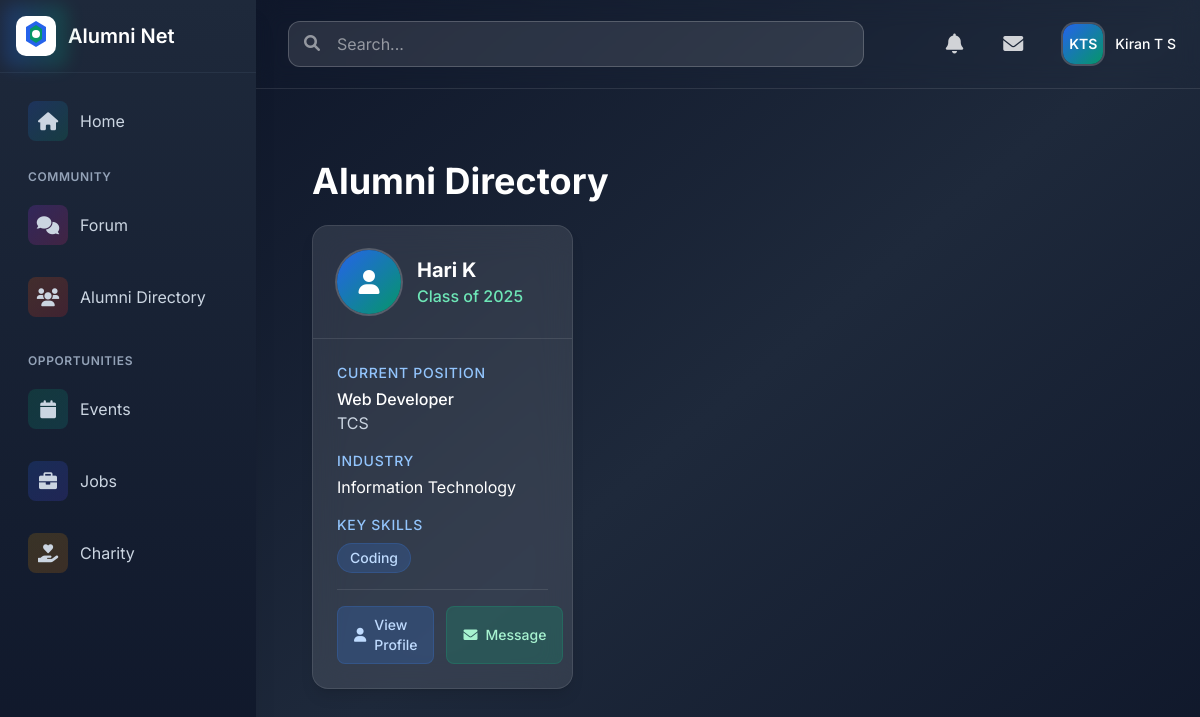
Page /users/alumni-directory/ (signed in) on the committed database.
### users/models.py (models this page shows, shortened)
class User(AbstractUser):
    USER_TYPES = (
        ('admin', 'Admin'),
        ('alumni', 'Alumni'),
        ('student', 'Student'),
    )
    INDUSTRY_CHOICES = (
        ('it', 'Information Technology'),
        ('finance', 'Finance'),
        ('healthcare', 'Healthcare'),
        ('education', 'Education'),
        ('manufacturing', 'Manufacturing'),
        ('retail', 'Retail'),
        ('consulting', 'Consulting'),
        ('marketing', 'Marketing'),
        ('other', 'Other')
    )
    AVAILABILITY_CHOICES = (
        ('available', 'Available for Mentorship'),
        ('limited', 'Limited Availability'),
        ('unavailable', 'Not Available'),
    )
    user_type = models.CharField(max_length=10, choices=USER_TYPES, default='student')
    profile_picture = models.ImageField(upload_to='profile_pics/', null=True, blank=True)
    bio = models.TextField(max_length=500, blank=True)
    graduation_year = models.IntegerField(null=True, blank=True)
    current_job_title = models.CharField(max_length=100, blank=True)
    current_company = models.CharField(max_length=100, blank=True)
    industry = models.CharField(max_length=20, choices=INDUSTRY_CHOICES, blank=True)
    years_of_experience = models.PositiveIntegerField(default=0)
    skills = models.TextField(help_text="Enter skills separated by commas", blank=True)
    achievements = models.TextField(blank=True)
    certifications = models.TextField(help_text="Enter certifications separated by commas", blank=True)
    linkedin_profile = models.URLField(max_length=200, blank=True)
    portfolio_link = models.URLField(max_length=200, blank=True)
    mentorship_availability = models.CharField(
        max_length=20,
        choices=AVAILABILITY_CHOICES,
        blank=True
    )
    email_verified = models.BooleanField(default=False)

### users/views.py (the view)
# urls.py: path('alumni-directory/', views.alumni_directory, name='alumni_directory'),
@login_required
def alumni_directory(request):
    alumni = User.objects.filter(
        user_type='alumni',
        is_active=True,
        email_verified=True
    ).order_by('last_name')
    return render(request, 'users/alumni_directory.html', {'alumni': alumni})

### users/templates/users/alumni_directory.html (shortened to what this page needs)
{% extends "base.html" %}
{% block content %}
<div class="relative max-w-7xl mx-auto px-4 sm:px-6 lg:px-8 py-12">
    <h1 class="text-4xl font-bold text-white mb-6">Alumni Directory</h1>
    <div class="grid grid-cols-1 md:grid-cols-2 lg:grid-cols-3 gap-6">
        {% for alumnus in alumni %}
            <div class="bg-white/10 backdrop-blur-lg rounded-2xl shadow-lg overflow-hidden border border-white/10 transition-all duration-300 hover:bg-white/[0.15]">
                <div class="p-6 border-b border-white/10">
                    <div class="flex items-center">
                        {% if alumnus.profile_picture %}
                            <img src="{{ alumnus.profile_picture.url }}"
                                 alt="{{ alumnus.get_full_name }}"
                                 class="w-16 h-16 rounded-full object-cover ring-2 ring-white/20">
                        {% else %}
                            <div class="w-16 h-16 rounded-full bg-gradient-to-br from-blue-600 to-emerald-600 flex items-center justify-center ring-2 ring-white/20">
                                <i class="fas fa-user text-white text-2xl"></i>
                            </div>
                        {% endif %}
                        <div class="ml-4">
                            <h2 class="text-xl font-bold text-white">
                                {{ alumnus.get_full_name }}
                            </h2>
                            <p class="text-emerald-300 font-medium">Class of {{ alumnus.graduation_year }}</p>
                        </div>
                    </div>
                </div>
                <div class="p-6 space-y-4">
                    {% if alumnus.current_job_title or alumnus.current_company %}
                        <div class="space-y-1">
                            <h3 class="text-sm font-medium text-blue-300 uppercase tracking-wider">Current Position</h3>
                            <div class="text-white">
                                {% if alumnus.current_job_title %}
                                    <p class="font-medium">{{ alumnus.current_job_title }}</p>
                                {% endif %}
                                {% if alumnus.current_company %}
                                    <p class="text-slate-300">{{ alumnus.current_company }}</p>
                                {% endif %}
                            </div>
                        </div>
                    {% endif %}
                    {% if alumnus.industry %}
                        <div class="space-y-1">
                            <h3 class="text-sm font-medium text-blue-300 uppercase tracking-wider">Industry</h3>
                            <p class="text-white">{{ alumnus.get_industry_display }}</p>
                        </div>
                    {% endif %}
                    {% if alumnus.skills %}
                        <div class="space-y-2">
                            <h3 class="text-sm font-medium text-blue-300 uppercase tracking-wider">Key Skills</h3>
                            <div class="flex flex-wrap gap-2">
                                {% for skill in alumnus.skills.split|slice:":3" %}
                                    <span class="px-3 py-1 bg-blue-500/20 text-blue-200 rounded-full text-sm font-medium border border-blue-500/20">
                                        {{ skill }}
                                    </span>
                                {% endfor %}
                            </div>
                        </div>
                    {% endif %}
                    <div class="flex space-x-3 pt-4 mt-4 border-t border-white/10">
                        <a href="{% url 'users:user_profile' alumnus.id %}"
                           class="flex-1 inline-flex items-center justify-center px-4 py-2 text-sm font-medium bg-blue-500/20 text-blue-200 rounded-lg border border-blue-500/20 hover:bg-blue-500/30 hover:border-blue-500/30 transition-all duration-200">
                            <i class="fas fa-user mr-2"></i>
                            View Profile
                        </a>
                        {% if user != alumnus %}
                            <a href="{% url 'messaging:start_conversation' alumnus.id %}"
                               class="flex-1 inline-flex items-center justify-center px-4 py-2 text-sm font-medium bg-emerald-500/20 text-emerald-200 rounded-lg border border-emerald-500/20 hover:bg-emerald-500/30 hover:border-emerald-500/30 transition-all duration-200">
                                <i class="fas fa-envelope mr-2"></i>
                                Message
                            </a>
                        {% endif %}
                    </div>
                </div>
            </div>
        {% empty %}
            <div class="col-span-full text-center py-8">
                <p class="text-slate-400">No alumni found.</p>
            </div>
        {% endfor %}
    </div>
</div>
{% endblock %}

### templates/base.html (shortened to what this page needs)
{% load user_tags %}
{% load notification_tags %}
{% load message_tags %}
<!DOCTYPE html>
<html lang="en">
<head>
    <script src="https://cdn.tailwindcss.com"></script>
    <link rel="stylesheet" href="https://cdnjs.cloudflare.com/ajax/libs/font-awesome/6.0.0/css/all.min.css">
</head>
<body class="font-[Inter] bg-slate-900">
    <div class="min-h-screen flex flex-col md:flex-row">
        <aside class="fixed inset-y-0 left-0 bg-gradient-to-b from-slate-800 to-slate-900 shadow-xl w-64 transform -translate-x-full md:translate-x-0 transition-transform duration-300 ease-in-out z-30"
               id="sidebar">
            <div class="flex items-center justify-between p-4 border-b border-slate-700/50">
                <a href="/" class="hidden md:flex items-center space-x-3 group">
                    <div class="relative">
                        <div class="absolute -inset-3 bg-gradient-to-r from-blue-600 to-emerald-600 rounded-xl opacity-25 group-hover:opacity-40 blur transition duration-200"></div>
                    </div>
                    <span class="text-xl font-semibold text-white">Alumni Net</span>
                </a>
            </div>
            <nav class="p-4 space-y-4">
                {% if user.is_authenticated %}
                    <a href="{% url 'home' %}"
                       class="flex items-center space-x-3 p-3 rounded-xl hover:bg-white/10 text-slate-300 hover:text-white transition-all duration-200 group">
                        <div class="w-10 h-10 flex items-center justify-center rounded-lg bg-gradient-to-br from-blue-600/20 to-emerald-600/20 group-hover:from-blue-600/30 group-hover:to-emerald-600/30">
                            <i class="fas fa-home text-lg"></i>
                        </div>
                        <span>Home</span>
                    </a>
                    <div class="space-y-6">
                        <div class="space-y-2">
                            <p class="px-3 text-xs font-semibold text-slate-400 uppercase tracking-wider">Community</p>
                            <a href="{% url 'forum:category_list' %}"
                               class="flex items-center space-x-3 p-3 rounded-xl hover:bg-white/10 text-slate-300 hover:text-white transition-all duration-200 group">
                                <div class="w-10 h-10 flex items-center justify-center rounded-lg bg-gradient-to-br from-purple-600/20 to-pink-600/20 group-hover:from-purple-600/30 group-hover:to-pink-600/30">
                                    <i class="fas fa-comments text-lg"></i>
                                </div>
                                <span>Forum</span>
                            </a>
                            <a href="{% url 'users:alumni_directory' %}"
                               class="flex items-center space-x-3 p-3 rounded-xl hover:bg-white/10 text-slate-300 hover:text-white transition-all duration-200 group">
                                <div class="w-10 h-10 flex items-center justify-center rounded-lg bg-gradient-to-br from-orange-600/20 to-red-600/20 group-hover:from-orange-600/30 group-hover:to-red-600/30">
                                    <i class="fas fa-users text-lg"></i>
                                </div>
                                <span>Alumni Directory</span>
                            </a>
                        </div>
                        <div class="space-y-2">
                            <p class="px-3 text-xs font-semibold text-slate-400 uppercase tracking-wider">Opportunities</p>
                            <a href="{% url 'event_list' %}"
                               class="flex items-center space-x-3 p-3 rounded-xl hover:bg-white/10 text-slate-300 hover:text-white transition-all duration-200 group">
                                <div class="w-10 h-10 flex items-center justify-center rounded-lg bg-gradient-to-br from-emerald-600/20 to-teal-600/20 group-hover:from-emerald-600/30 group-hover:to-teal-600/30">
                                    <i class="fas fa-calendar text-lg"></i>
                                </div>
                                <span>Events</span>
                            </a>
                            <a href="{% url 'job_list' %}"
                               class="flex items-center space-x-3 p-3 rounded-xl hover:bg-white/10 text-slate-300 hover:text-white transition-all duration-200 group">
                                <div class="w-10 h-10 flex items-center justify-center rounded-lg bg-gradient-to-br from-blue-600/20 to-indigo-600/20 group-hover:from-blue-600/30 group-hover:to-indigo-600/30">
                                    <i class="fas fa-briefcase text-lg"></i>
                                </div>
                                <span>Jobs</span>
                            </a>
                            <a href="{% url 'fund_list' %}"
   class="flex items-center space-x-3 p-3 rounded-xl hover:bg-white/10 text-slate-300 hover:text-white transition-all duration-200 group">
    <div class="w-10 h-10 flex items-center justify-center rounded-lg bg-gradient-to-br from-yellow-600/20 to-amber-600/20 group-hover:from-yellow-600/30 group-hover:to-amber-600/30">
        <i class="fas fa-hand-holding-heart text-lg"></i>
    </div>
    <span>Charity</span>
</a>
                        </div>
                    </div>
                {% endif %}
            </nav>
        </aside>
        <div class="flex-1 md:ml-64 relative bg-gradient-to-br from-slate-900 via-slate-800 to-slate-900">
            <header class="sticky top-0 z-20 backdrop-blur-md border-b border-white/10">
                <div class="relative flex items-center justify-between p-4 text-white">
                    <div class="hidden md:flex items-center flex-1 max-w-xl mx-4">
                        <div class="relative w-full group">
                            <input type="text" placeholder="Search..."
                                   class="w-full pl-12 pr-4 py-2.5 rounded-xl bg-white/10 border border-white/20 text-white placeholder-white/50 focus:border-white/30 focus:ring-4 focus:ring-white/10 transition-all duration-200">
                            <i class="fas fa-search absolute left-4 top-3.5 text-white/50 group-hover:text-white/70"></i>
                        </div>
                    </div>
                    <div class="flex items-center space-x-3 md:space-x-6">
                        {% if user.is_authenticated %}
                            <a href="{% url 'notifications:notification_list' %}" class="relative p-2 text-white/80 hover:text-white rounded-xl hover:bg-white/10 transition-colors duration-200">
                                <i class="fas fa-bell text-xl"></i>
                            </a>
                            <a href="{% url 'messaging:conversation_list' %}"
                               class="relative p-2 text-white/80 hover:text-white rounded-xl hover:bg-white/10 transition-colors duration-200">
                                <i class="fas fa-envelope text-xl"></i>
                            </a>
                            <div class="relative"
                                 x-data="{ open: false }"
                                 @keydown.escape.stop="open = false"
                                 @click.away="open = false">
                                <button @click="open = !open"
                                        class="flex items-center space-x-3 p-2 rounded-xl hover:bg-white/10 transition-all duration-200"
                                        :aria-expanded="open">
                                    <div class="relative">
                                        <div class="w-10 h-10 rounded-xl overflow-hidden ring-2 ring-white/20">
                                            {% if user.profile_picture %}
                                                <img src="{{ user.profile_picture.url }}"
                                                     alt="Profile"
                                                     class="h-full w-full object-cover">
                                            {% else %}
                                                <div class="profile-initials w-full h-full flex items-center justify-center bg-gradient-to-br from-blue-600 to-emerald-600">
                                                    <span class="text-white text-sm font-semibold">{{ user|get_initials }}</span>
                                                </div>
                                            {% endif %}
                                        </div>
                                    </div>
                                    <span class="text-sm font-medium text-white">{{ user.get_full_name|default:user.username }}</span>
                                </button>
                            </div>
                        {% endif %}
                    </div>
                </div>
            </header>
            <main class="relative p-4 md:p-6">
                {% block content %}{% endblock %}
            </main>
        </div>
    </div>
</body>
</html>

### rows in the picture
User: first_name+last_name "KTS", get_full_name "Kiran T S"
User: get_full_name "Hari K", graduation_year "2025", current_job_title "Web Developer", current_company "TCS", industry "Information Technology", split "Coding", shows "Message"
